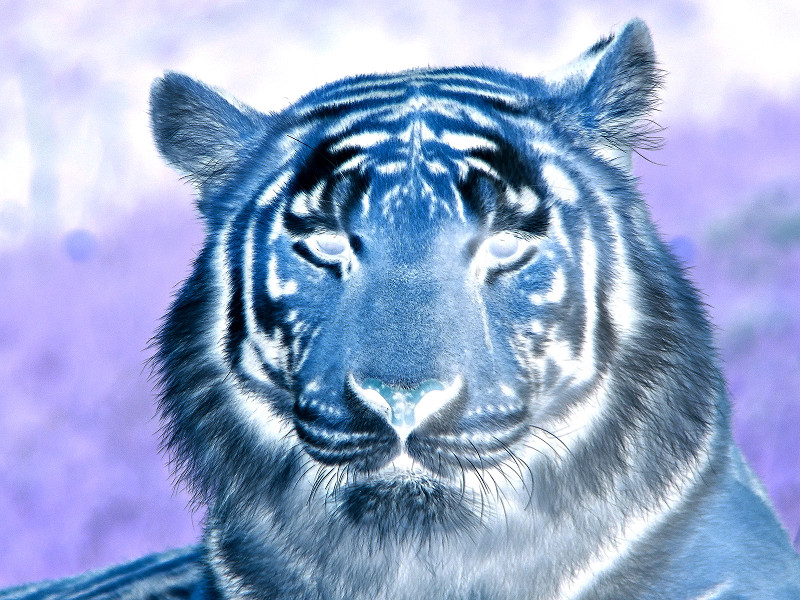
#> input picture img.png, 800 x 600 px
$ python 2.2.6.py
#> lines starting #> are read from the running program, lines starting #| are printed output that depends on the picture
from skimage.io import imread, imshow, imsave
from skimage import img_as_float, img_as_ubyte
import numpy as np

img = imread('img.png')
#> img is the input picture: shape (600, 800, 3); mean R, G, B 148.3, 166.6, 204.9
# Y=0.2126⋅R+0.7152⋅G+0.0722⋅B
img = img_as_float(img)
r = img[:, :, 0].copy()
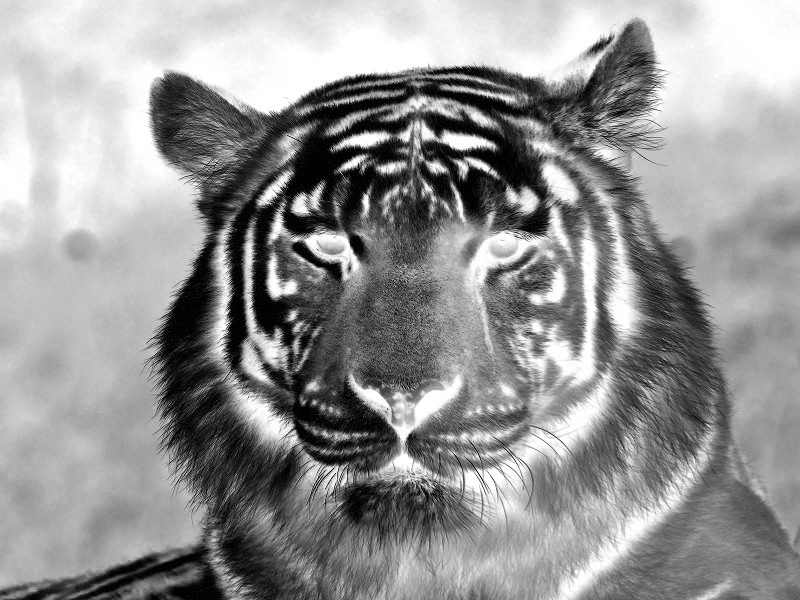
#> r: shape (600, 800) float64; min 0, max 1, mean 0.581
g = img[:, :, 1].copy()
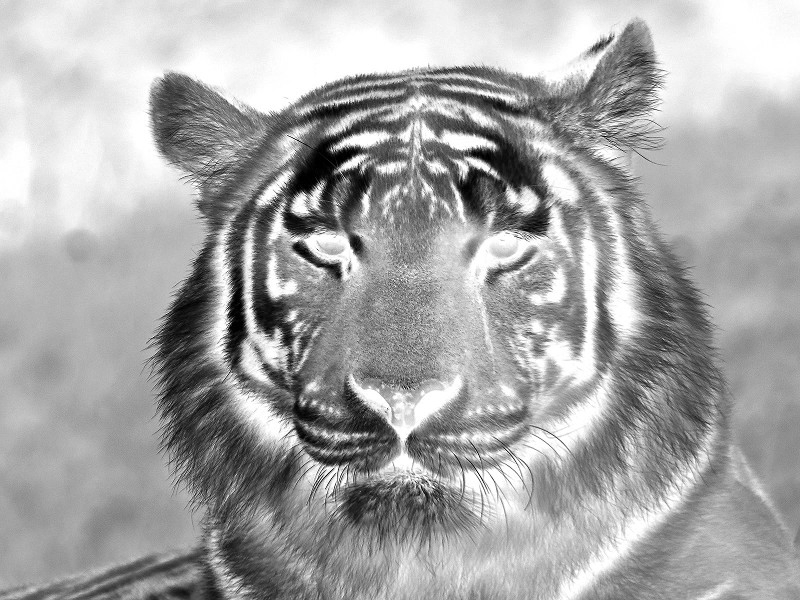
#> g: shape (600, 800) float64; min 0, max 1, mean 0.653
b = img[:, :, 2].copy()
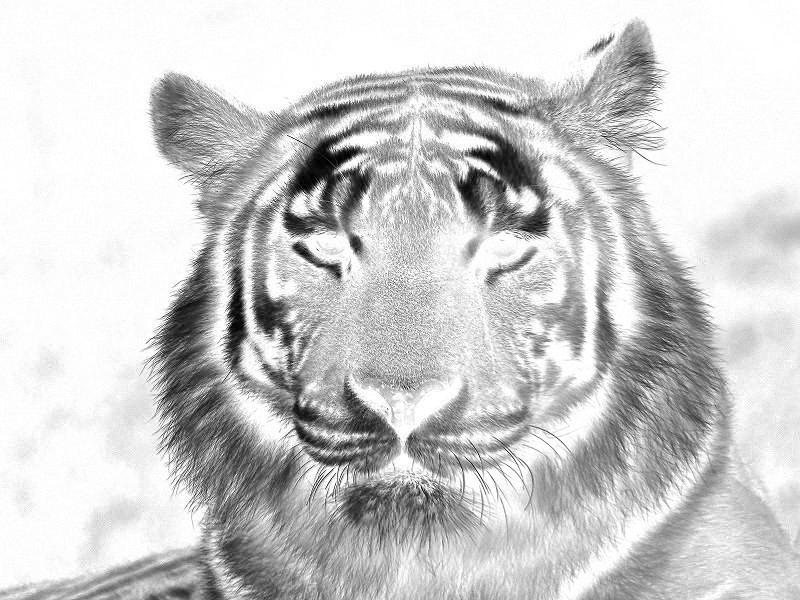
#> b: shape (600, 800) float64; min 0, max 1, mean 0.803

y = 0.2126 * r + 0.7152 * g + 0.0722 * b
img = img_as_ubyte(y)
#> img: shape (600, 800)
imsave('out_img.png', img)

$ run again, with 224.png copied over img.png
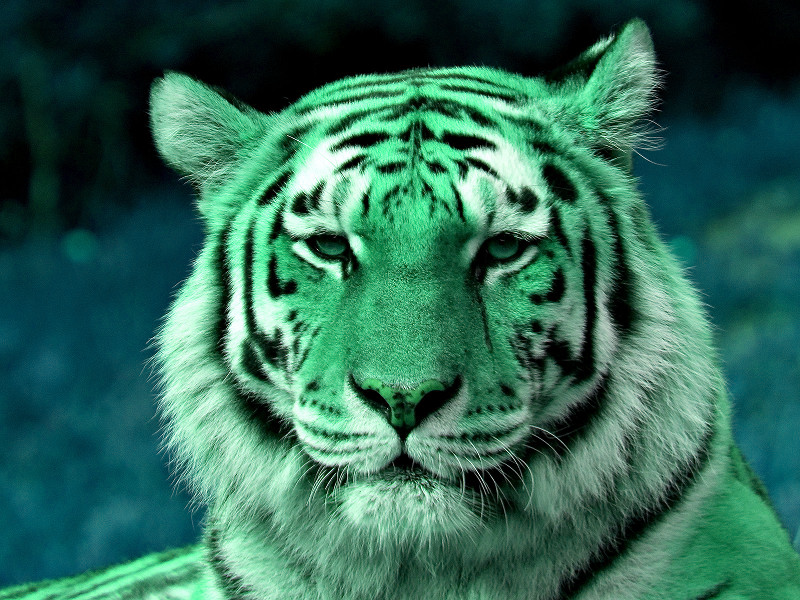
#> input picture 224.png, 800 x 600 px
#> img is the input picture: shape (600, 800, 3); mean R, G, B 50.1, 106.7, 88.4
#> `r = img[:, :, 0].copy()`:
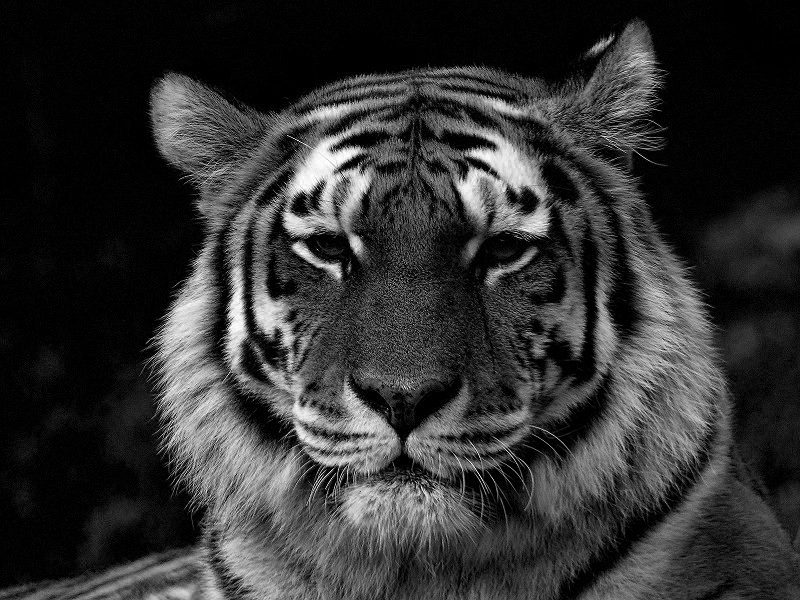
#> r: shape (600, 800) float64; min 0, max 1, mean 0.197
#> `y = 0.2126 * r + 0.7152 * g + 0.0722 * b`:
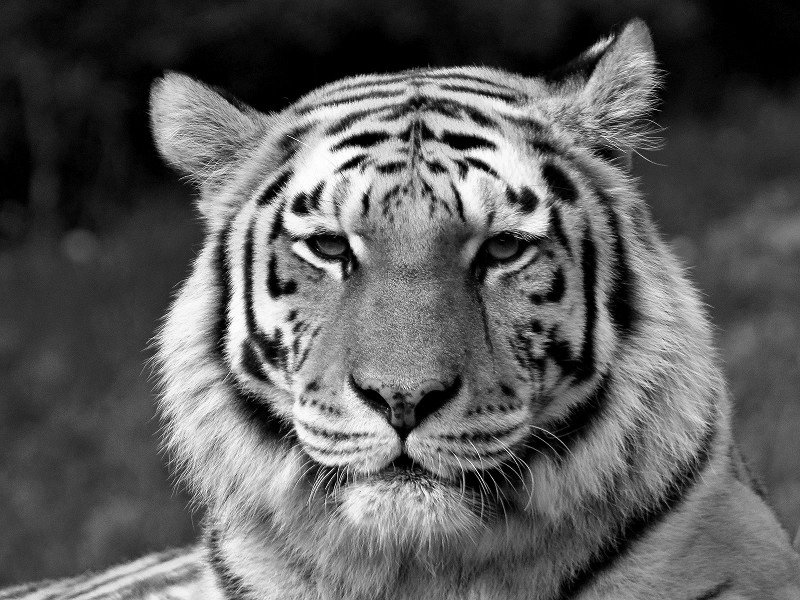
#> y: shape (600, 800) float64; min 0, max 1, mean 0.366

$ run again, with tiger-border.png copied over img.png
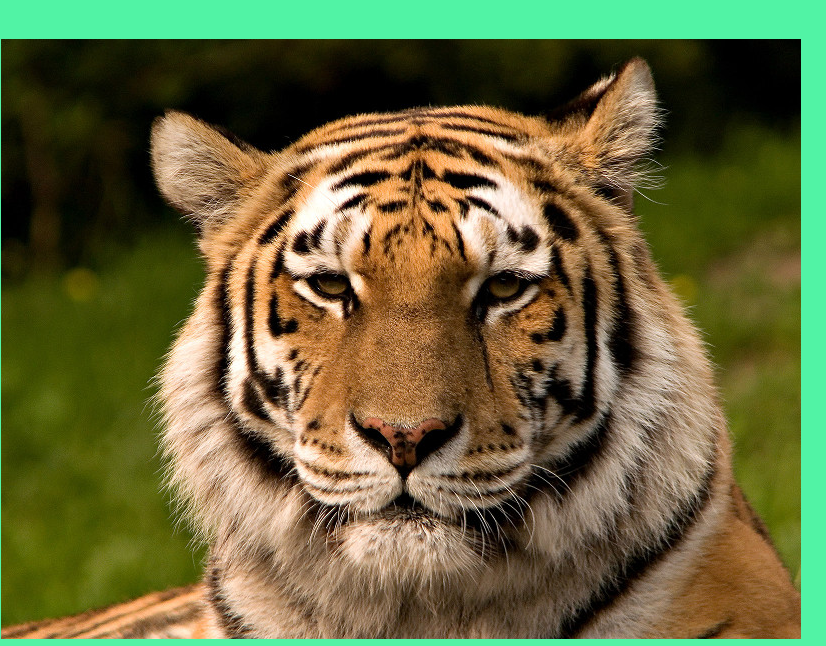
#> input picture tiger-border.png, 826 x 646 px
#> img is the input picture: shape (646, 826, 4); mean R, G, B, A 104.2, 103.9, 61.7, 255
#> `b = img[:, :, 2].copy()`:
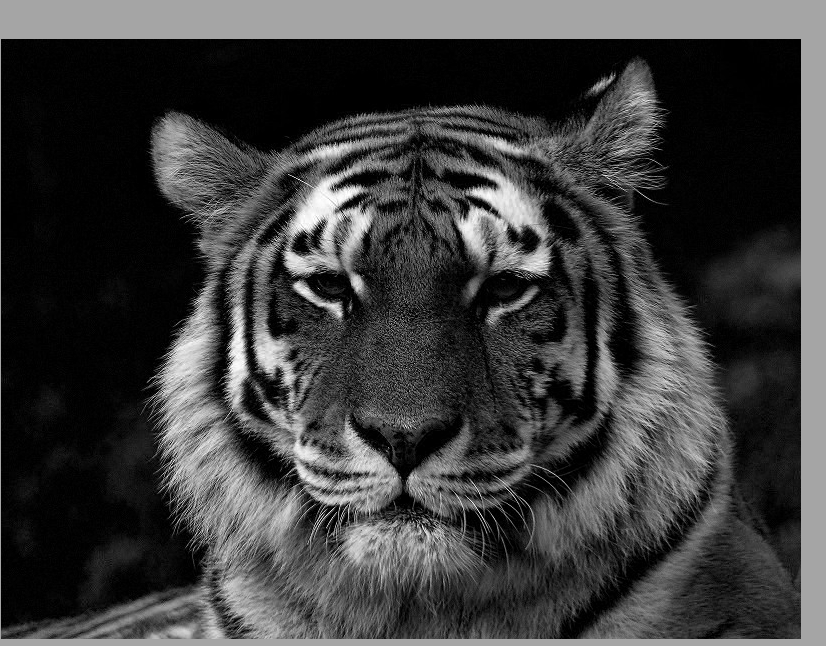
#> b: shape (646, 826) float64; min 0, max 1, mean 0.242
#> `y = 0.2126 * r + 0.7152 * g + 0.0722 * b`:
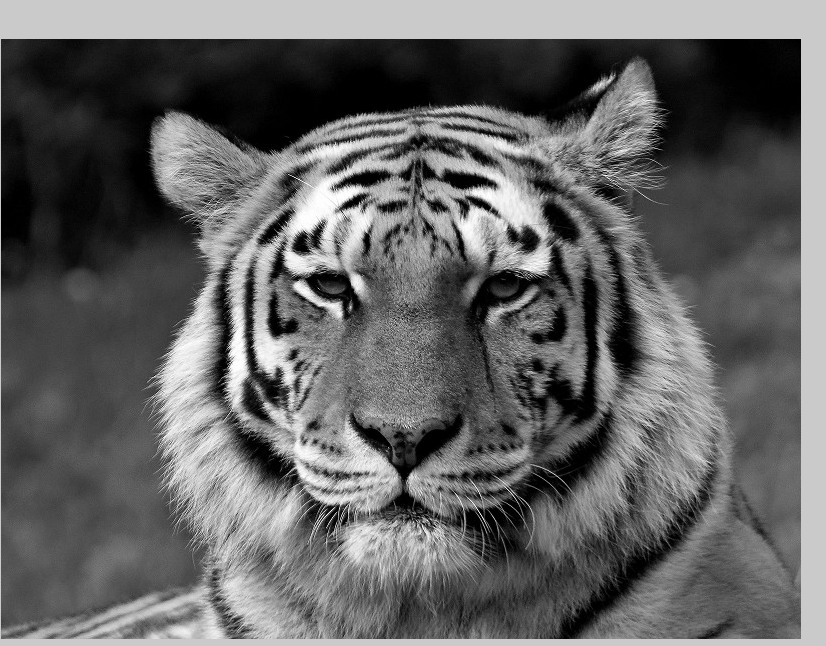
#> y: shape (646, 826) float64; min 0, max 1, mean 0.396
